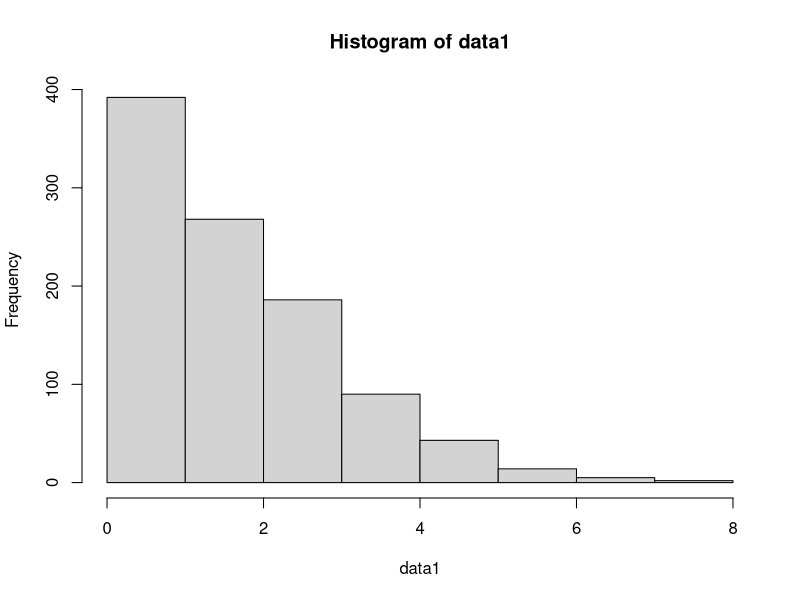
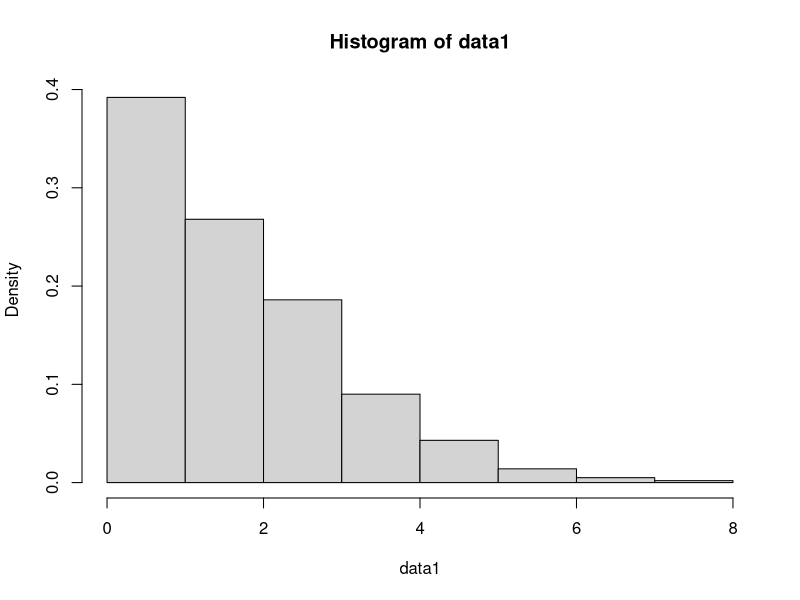
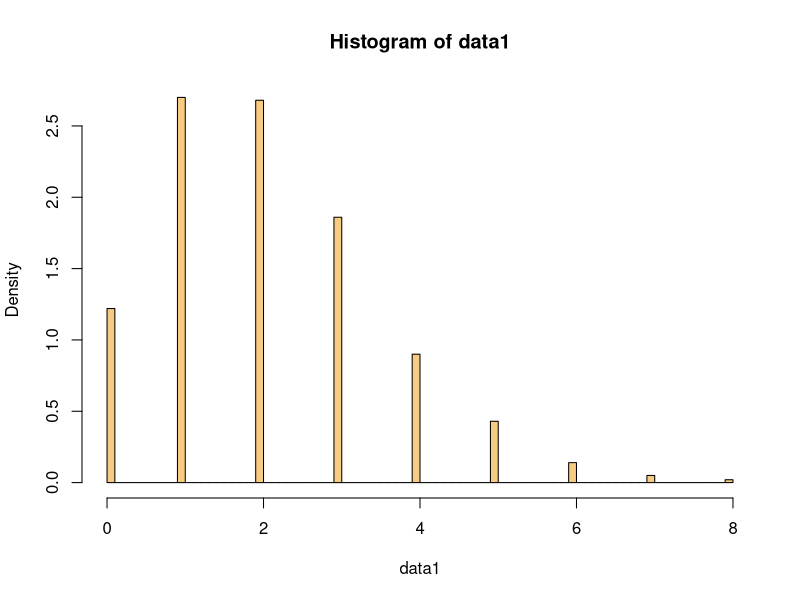
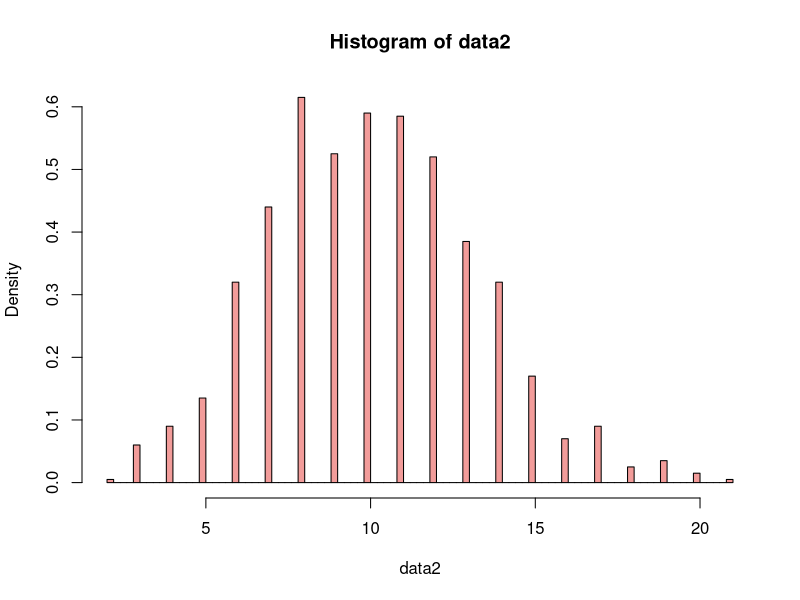
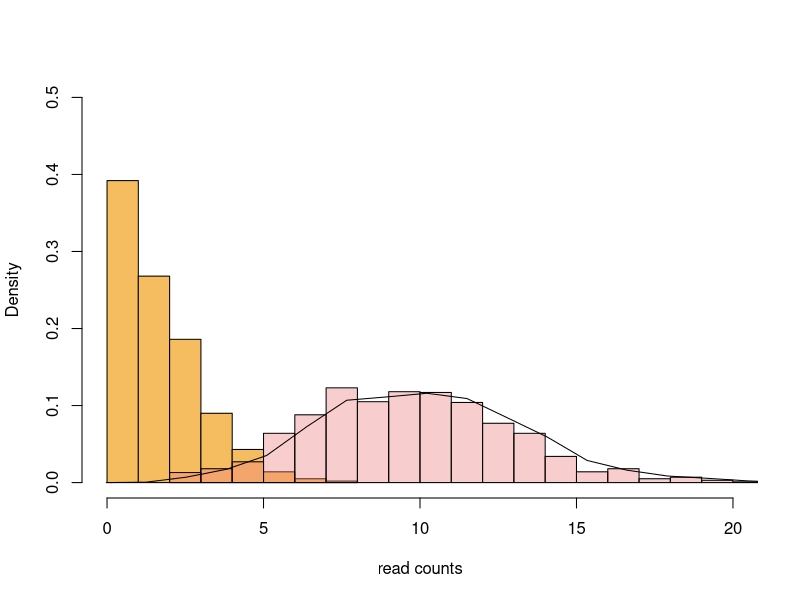
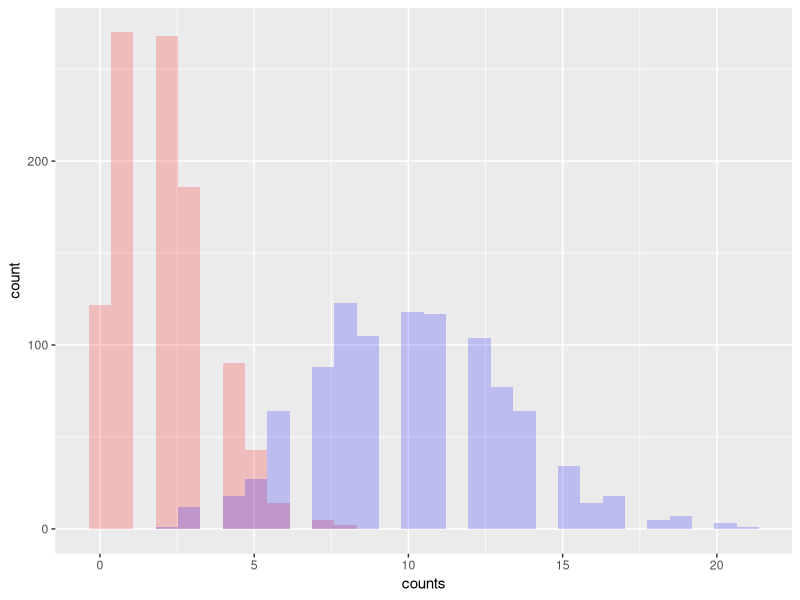

Reproduce these figures in R, in order.
## ---- chunk 1
set.seed(100)
data1 <- rpois(1000, lambda = 2)
set.seed(100)
data2 <- rpois(1000, lambda = 10)
## ---- chunk 2
  hist(data1, freq = T)
  #comparing with freq = F, watch out Y-axis
  hist(data1, freq = F)
  #giving thiner bar, adding yellow color
  hist(data1, freq = F, breaks = 100,
       col = rgb(246,189,96, max = 255, alpha = 200))
  #Drawing histplot for data2 with red color
  hist(data2, freq = F, breaks = 100,
       col = rgb(238,129,127, max = 255, alpha = 200))
## ---- chunk 3
   #setting the range of X-axis and Y-axis so that the scale contains all number of data1 and data2
    hist(data1, freq = F, breaks = 10,
       col = rgb(246,189,96, max = 255),
       xlim = c(0,20), ylim = c(0,0.5),
       xlab = 'read counts', main = '')
   # adding data2 with transparency color
   hist(data2, freq = F, breaks = seq(min(data2), max(data2),1),
       col = rgb(238,129,127, max = 255, alpha = 100),
       add = T)
   # adding density line to data2
   lines(density(data2, n = (max(data2) - min(data2))/1))
## ---- chunk 4
##generating the data frame
df <- data.frame( counts = c(data1, data2),
                  label  = c(rep('df1', length(data1)),
                             rep('df2', length(data2))))
head(df);
tail(df)

library(ggplot2)
ggplot(df,aes(x=counts)) + 
    geom_histogram(data=subset(df,label == 'df1'),
                   fill = "red", alpha = 0.2) +
    geom_histogram(data=subset(df,label == 'df2'),
                   fill = "blue", alpha = 0.2)
